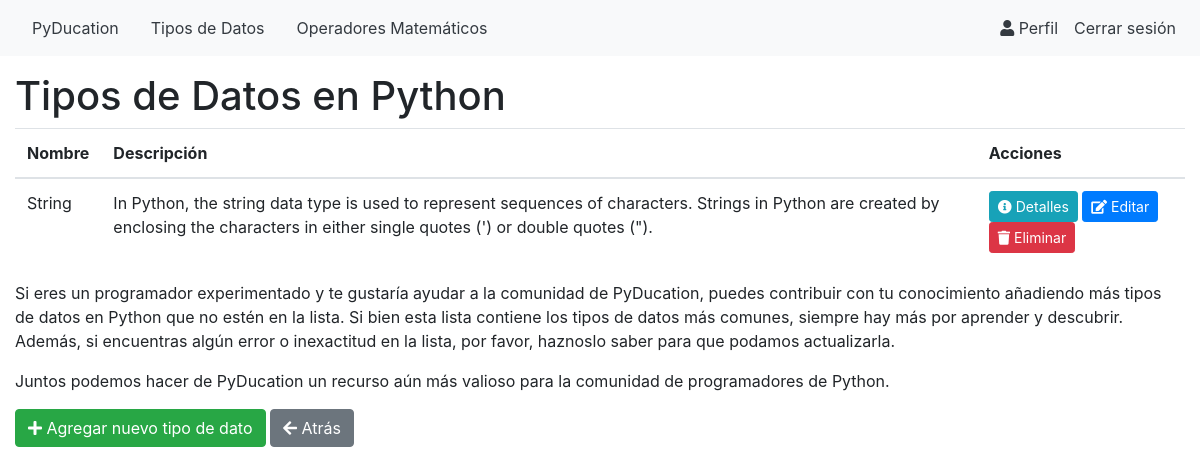
The app's page /data_list/ (signed in), older data.
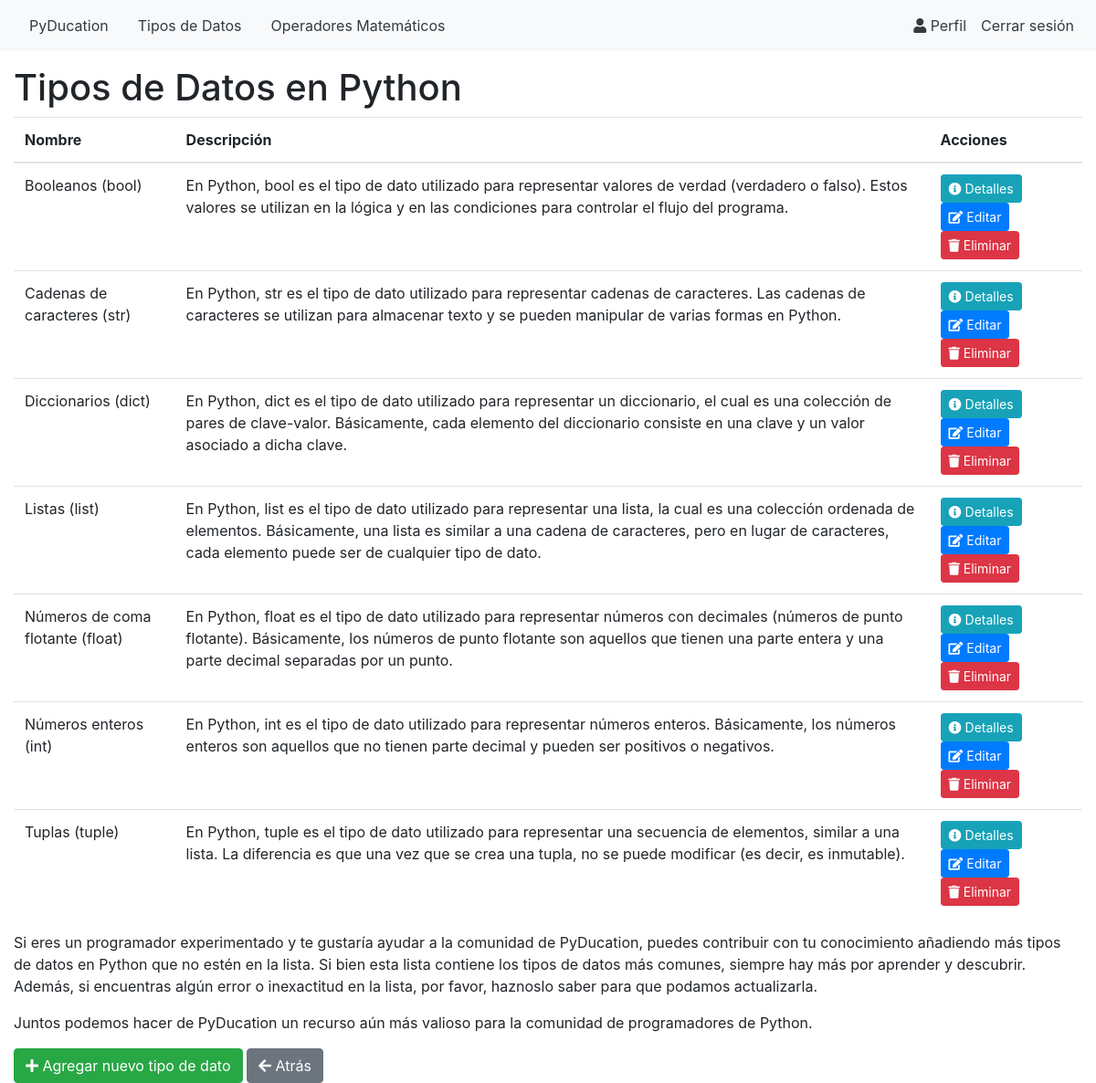
The same page, newer data.
### blog/models.py (models this page shows)
class DataType(models.Model):
    name = models.CharField(max_length=100)
    description = models.TextField()
    example = models.TextField()

### blog/views.py (the view)
# urls.py: path('data_list/', DataTypeListView.as_view(), name='data_type_list'),
class DataTypeListView(LoginRequiredMixin, ListView):
    template_name = 'data_types/data_type_list.html'
    model = DataType
    context_object_name = 'data_types'

### PyDucation/templates/data_types/data_type_list.html (shortened to what this page needs)
{% extends 'PyDucation/base.html' %}
{% block content %}
  <h1>Tipos de Datos en Python</h1>
  <table class="table">
    <thead>
      <tr>
        <th>Nombre</th>
        <th>Descripción</th>
        <th>Acciones</th>
      </tr>
    </thead>
    <tbody>
      {% for data_type in data_types %}
        <tr>
          <td>{{ data_type.name }}</td>
          <td>{{ data_type.description }}</td>
          <td>
            <a href="{% url 'data_type_detail' pk=data_type.pk %}" class="btn btn-sm btn-info"><i class="fas fa-info-circle"></i> Detalles</a>
            <a href="{% url 'data_type_update' pk=data_type.pk %}" class="btn btn-sm btn-primary"><i class="fas fa-edit"></i> Editar</a>
            <form action="{% url 'data_type_delete' pk=data_type.pk %}" method="post" class="d-inline">
              <button type="submit" class="btn btn-sm btn-danger" onclick="return confirm('¿Está seguro de que desea eliminar este tipo de datos?')"><i class="fas fa-trash"></i> Eliminar</button>
            </form>
          </td>
        </tr>
      {% empty %}
        <tr>
          <td colspan="3">No se encontraron tipos de datos.</td>
        </tr>
      {% endfor %}
    </tbody>
  </table>
  <p>Si eres un programador experimentado y te gustaría ayudar a la comunidad de PyDucation, puedes contribuir con tu conocimiento añadiendo más tipos de datos en Python que no estén en la lista. Si bien esta lista contiene los tipos de datos más comunes, siempre hay más por aprender y descubrir. Además, si encuentras algún error o inexactitud en la lista, por favor, haznoslo saber para que podamos actualizarla.
  <p>Juntos podemos hacer de PyDucation un recurso aún más valioso para la comunidad de programadores de Python.</p>
  <a href="{% url 'data_type_create' %}" class="btn btn-success"><i class="fas fa-plus"></i> Agregar nuevo tipo de dato</a>
  <a href="{% url 'pyducation' %}" class="btn btn-secondary"><i class="fas fa-arrow-left"></i> Atrás</a>
{% endblock %}

Row changes from the older to the newer data that the page shows:
removed DataType: name "String", description "In Python, the string data type is used to represent sequences of characters. Strings in Python are created by enclosing the characters in either single quotes (') or double quotes (\")."
added DataType: name "Booleanos (bool)", description "En Python, bool es el tipo de dato utilizado para representar valores de verdad (verdadero o falso). Estos valores se utilizan en la lógica y en las condiciones para controlar el flujo del programa."
added DataType: name "Cadenas de caracteres (str)", description "En Python, str es el tipo de dato utilizado para representar cadenas de caracteres. Las cadenas de caracteres se utilizan para almacenar texto y se pueden manipular de varias formas en Python."
added DataType: name "Diccionarios (dict)", description "En Python, dict es el tipo de dato utilizado para representar un diccionario, el cual es una colección de pares de clave-valor. Básicamente, cada elemento del diccionario consiste en una clave y un valor asociado a dicha clave."
added DataType: name "Listas (list)", description "En Python, list es el tipo de dato utilizado para representar una lista, la cual es una colección ordenada de elementos. Básicamente, una lista es similar a una cadena de caracteres, pero en lugar de caracteres, cada elemento puede ser de cualquier tipo de dato."
added DataType: name "Números de coma flotante (float)", description "En Python, float es el tipo de dato utilizado para representar números con decimales (números de punto flotante). Básicamente, los números de punto flotante son aquellos que tienen una parte entera y una parte decimal separadas por un punto."
added DataType: name "Números enteros (int)", description "En Python, int es el tipo de dato utilizado para representar números enteros. Básicamente, los números enteros son aquellos que no tienen parte decimal y pueden ser positivos o negativos."
added DataType: name "Tuplas (tuple)", description "En Python, tuple es el tipo de dato utilizado para representar una secuencia de elementos, similar a una lista. La diferencia es que una vez que se crea una tupla, no se puede modificar (es decir, es inmutable)."
